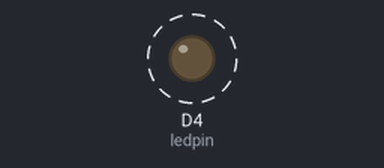
Recording of a sketch running on a simulated ESP8266 (NodeMCU). Parts: output pins drawn as LEDs (lit = HIGH). Dashed ring = blinking. What the sketch prints to the serial monitor is not drawn.

Above: at 0.5 s.
Timing chart, 0 to 4.6 s (numbered marks = the images above):
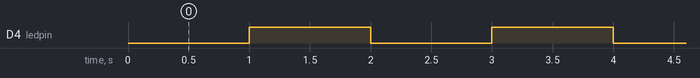

The sketch:

button-test.ino
```cpp
 int ledpin = 2; // D1(gpio5)
int button = D0; //D2(gpio4)
int buttonState=0;

void setup() {
 pinMode(ledpin, OUTPUT);
 pinMode(button, INPUT);
 Serial.begin(115200);
 Serial.println("Started");
}

void turnOff() {
  pinMode(button, OUTPUT);
  digitalWrite(button, LOW);
  pinMode(button, INPUT);
}

void ledOff() {
  digitalWrite(ledpin, HIGH);
}

void ledOn() {
  digitalWrite(ledpin, LOW);
}

void loop() {
// buttonState=digitalRead(button); // put your main code here, to run repeatedly:
// if (buttonState == HIGH) {
//  ledOn();
//  turnOff();
// }
// if (buttonState == LOW) {
//  ledOff();
// }
 ledOn();
 delay(1000);
 ledOff();
 delay(1000);
}
```

Measured:
- by itself, D4 (ledpin): alternates HIGH for 1.0 s and LOW for 1.0 s
